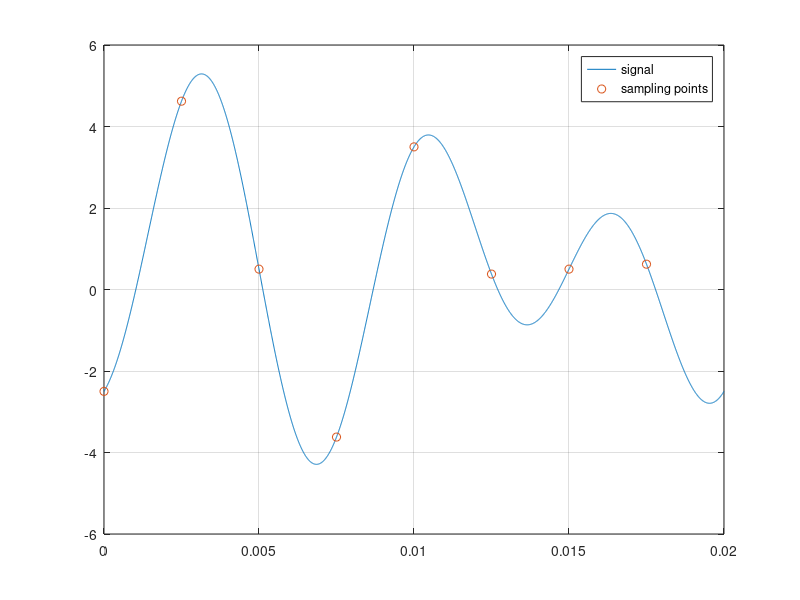

Write MATLAB code to recreate this figure. (Note: this script raises an error after producing the figure.)
%% Curve fitting 2: periodic functions 
clear,clc
format compact

% signal
f1 = 50;    % 1. harmonic [Hz]
w=2*pi*f1;
T=1/f1;     % period 
f = @(t) .5 + 2*sin(2*w*t) - 3*cos(3*w*t);

% plot
figure(1),clf
fplot(f,[0,T],'DisplayName','signal')
hold on, grid on, legend

% n sampling points
n=8;        % sample points
ts=T/n;     % sampling time
t=(0:n-1)*ts;   % discrete time  
y=f(t);         % discrete data
plot(t,y,'o','DisplayName','sampling points')

%% Fourier coefficients from regression
% approximation functions do not have to be polynomials
A=[t'.^0, cos(2*w*t'), sin(2*w*t'), cos(3*w*t'), sin(3*w*t')];
% find fourier coefficients with RMS minimal error
a=A\f(t')

%% Fourier coefficients from integral
display('trapz')
addpath('./assignments');
y1=[y,y(1)]; t1=[t,T];              % add data point for integral
[a0,fn,an,bn] = fanalysis(t1,y1,3);  % assignment 7.1
an
bn

display('integral')
a3=2/T*integral(@(t) f(t).*cos(3*w*t),0,T)
b2=2/T*integral(@(t) f(t).*sin(2*w*t),0,T)

%% Fourier coefficients from fft (fast Fourier transform)
% caution: provide exactly one period!!

F=fft(y)/n;     % normalized DFT (discrete Fourier transform)

figure(2)
stem(abs(F))
% the second half of the spectrum is a copy of the first half
% this corresponds to positive and negative frequencies in the complex spectrum
k=floor(-(n-1)/2):floor((n-1)/2);   % n integer samples (floor considers even/odd n) 
freq=k/T;                           % min frequeny (1/T) to max frequency (fs/2)
                                    % fs=1/ts;      sampling frequency
                                    % Nyquist-Shannon sampling theorem

% to plot the spectrum with negative frequencies fftshift() is helpful
figure(3),clf
% magnitude of complex spectrum
stem(freq,fftshift(abs(F)))
xlabel('frequency')
grid on

% complex fourier coefficients -> real fourier coefficients
a0=F(1)                       % mean (DC)
an=2*real(F(2:ceil(n/2)))     % cos amplitude
bn=-2*imag(F(2:ceil(n/2)))    % sin amplitude

%% For the sake of convenience, I have included all steps in a function
[A0,fn,An] = fftanalyse(y,ts)

%% adding one more data point will affect signal and the result
[A0,fn,A] = fftanalyse( [y y(1)],ts)

%% exercise 19.1
% try to extract the frequencies in the signal y(t) with fftanalyse()

clear,clc
format compact
% signal
f1 = 50;    % 1. harmonic [Hz]
w=2*pi*f1;
T=4/f1;     % period, change the factor to modify nb of periods
f = @(t) .5 + 2*sin(2*w*t) - 3*cos(3*w*t);

% plot
figure(1),clf
fplot(f,[0,T],'DisplayName','signal')
hold on, grid on, legend

% n sampling points
n=20;           % sample points
ts=T/n;         % sampling time
t=(0:n-1)*ts;   % discrete time  
y=f(t);         % discrete data
plot(t,y,'o','DisplayName','sampling points')

% how many sampling points do you need at least?
% How does the result differ if you provide more periods of the signal?

[A0,freq,A] = fftanalyse(y,ts)

figure
stem(freq,A)
xlabel('frequency [Hz]');
ylabel('amplitude');
grid on;

% at least 2x the nb of the highest harmonic per period
% minNbPoints = 2 * maxHarmonicNb * nbPeriods



%% example: analyze noisy data

clear,clc,close all
ts=0.001;       % sampling time
n = 2^10;       % 1024 sampling points
t = 0:ts:(n-1)*ts;
x = 1.5+2*sin(2*pi*50*t)+sin(2*pi*120*t);
% add noise
xr = x + randn(size(t));

subplot(211),plot(t,xr);
xlabel('time / s')
title('Signal in time domain')

[a0,freq,amp] = fftanalyse( xr,ts);
fprintf('DC signal %f\n',a0)

% plot continous spectrum
subplot(212),plot(freq,amp)
xlabel('Frequenz')
ylabel('Amplitude')
title('Signal in frequency domain')
% we can see the base frequencies that we put in the signal

%% exercise 19.2
% In array sunspot you find the number of sunspots, 
% measured between 1700 to 1987 . 
% Plot this data in time and frequency domain
% and calculate the period of solar activity.
clear,clc,clf
load sunspot.dat
t = sunspot(:,1);
data = sunspot(:,2);

subplot(211),plot(t,data);
xlabel('time [year]')
title('Sun activity in time domain')

ts = t(2)-t(1);

[a0,freq,amp] = fftanalyse(data,ts);

subplot(212),plot(freq,amp)
xlabel('Frequency [1/year]')
ylabel('Amplitude')
title('Sun activity in frequency domain')

maxAmpIndex = find(amp == max(amp));
sunFreq = freq(maxAmpIndex);
sunPeriod = 1/sunFreq;

fprintf('Sun activity period: %.0f years\n', sunPeriod)

%% Aliasing due to too small sampling rate
% aliasing is when we sample at a specific frequency that completely modify
% what the reconstructed signal is like
% it happens when the nyquist theorem is not respected
% min_fs = 2*max_f;
% tone frequency rises in 2s from 100Hz to 8000Hz
clear,clf

f0=100;               % initial frequency
f1=8000;              % final frequency
tend = 2;             % final time 
SR = 44000;           % high sampling rate (CD)
t = 0:1/SR:tend;      % time
sig=chirp(t,f0,tend,f1);
% play
sound(sig/10,SR)
% plot first part of signal
n=2000;
plot( t(1:n), sig(1:n) )


% reduce sampling rate
SR = 8000;            % sampling rate
t = 0:1/SR:tend;      % time
sig=chirp(t,f0,tend,f1); % frequency increases with time
% play
sound(sig/10,SR)

% Aliasing in optics: wheels turn backwards in movie 
% https://www.youtube.com/watch?v=SFbINinFsxk

%% compare DFT, FFT
clear,clc

% 16381 random data points
N=prevprime(2^14);           
x=rand(1,N);

% DFT
tic
n=0:N-1;
w=2*pi*n'/N;
Xdft = x*exp(-1j*w*n);
toc

% FFT
tic
Xfft=fft(x);
toc

% The FFT algorithm is comparatively slow when the number of data corresponds to a prime number. 
% The FFT algorithm is particularly fast when the number of data corresponds to a power of two. 
% Padding the signal with zeros can speed up the calculation.
n = pow2(nextpow2(length(x)));  % 16384
tic
fft(x,n);
toc

% verify if DFT = FFT
max(abs(Xfft-Xdft)) % maximum deviation

%% enjoy: FFT of unit matrix
clear,clf
for i=1:9
    subplot(3,3,i)
    plot(fft(eye(i)))
    axis equal
end
